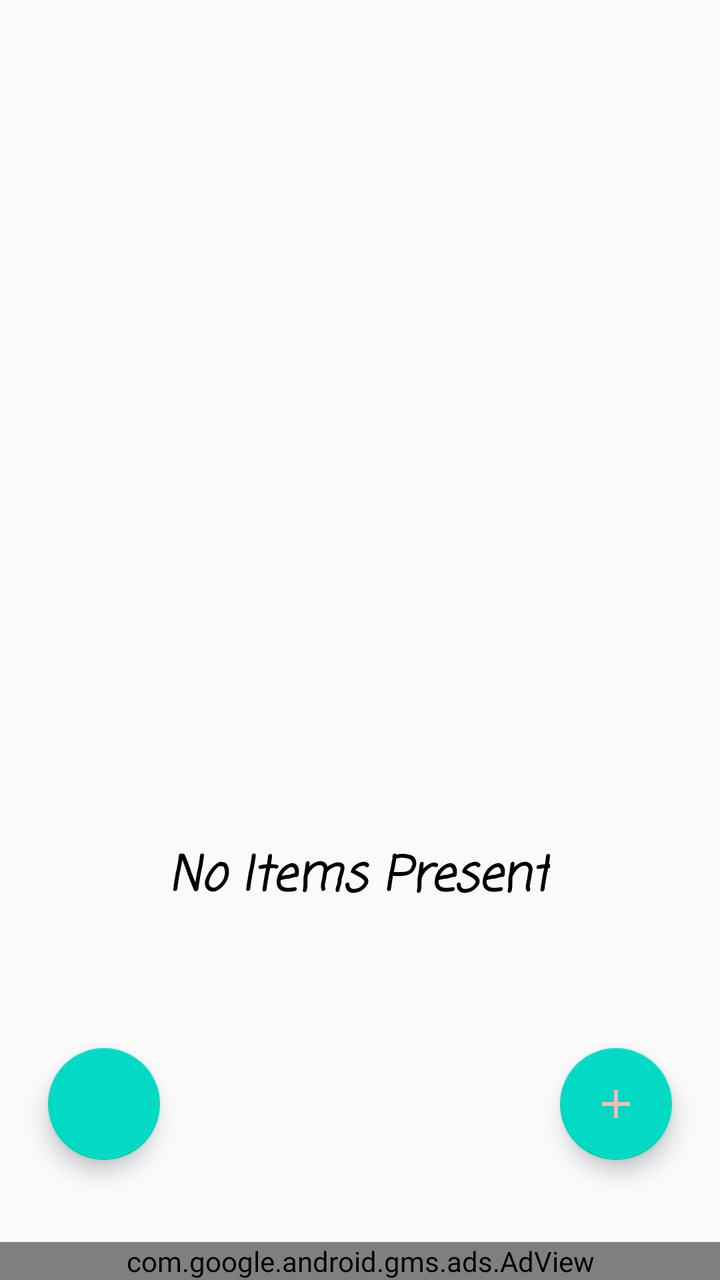
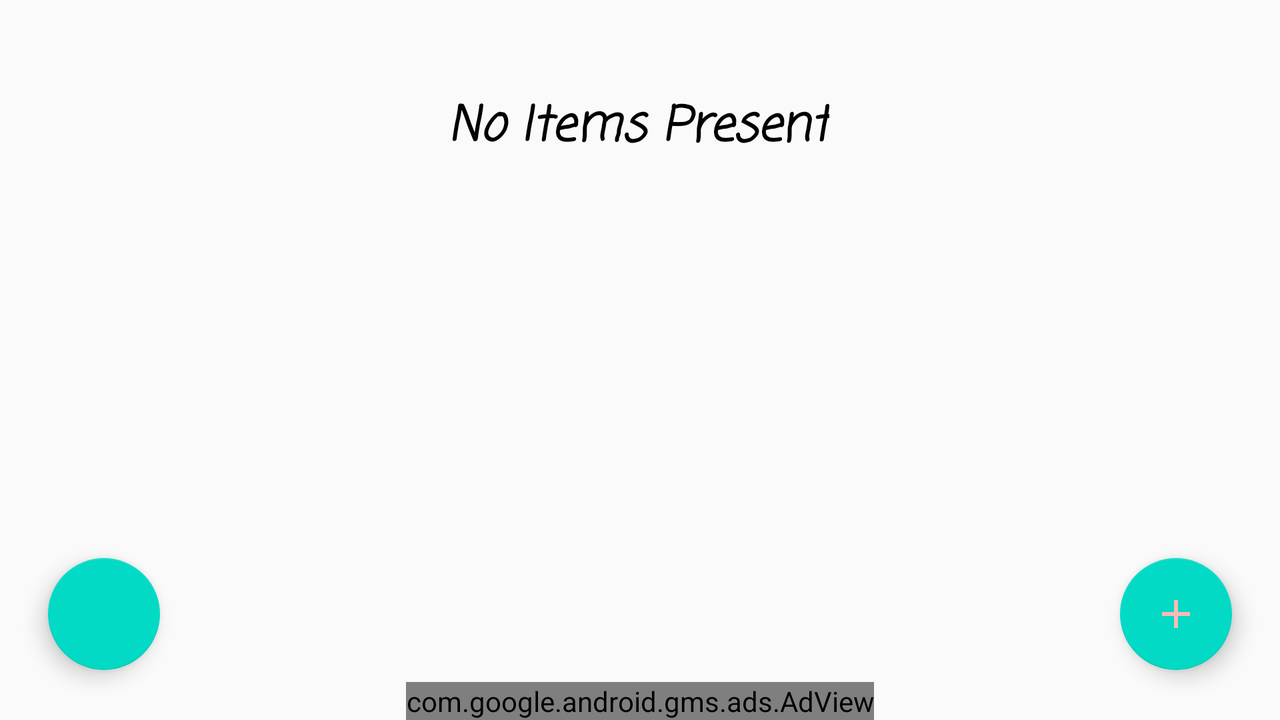

An Android layout and its configuration variant, each rendered on a device that would load it. The default file and the variant file are quoted in full after the pictures.
<!-- AndroidManifest.xml: application theme AppTheme -->
<!-- res/layout/fragment_main.xml -->
<?xml version="1.0" encoding="utf-8"?>
<androidx.constraintlayout.widget.ConstraintLayout xmlns:android="http://schemas.android.com/apk/res/android"
    xmlns:app="http://schemas.android.com/apk/res-auto"
    xmlns:tools="http://schemas.android.com/tools"
    android:id="@+id/frameLayoutMain"
    android:layout_width="match_parent"
    android:layout_height="match_parent"
    tools:context=".Main">

    <androidx.recyclerview.widget.RecyclerView
        android:id="@+id/rcMain"
        android:layout_width="match_parent"
        android:layout_height="0dp"
        android:backgroundTint="#FCF3CF"
        app:layout_constraintBottom_toTopOf="@+id/ad"
        app:layout_constraintEnd_toEndOf="parent"
        app:layout_constraintHorizontal_bias="0.0"
        app:layout_constraintStart_toStartOf="parent"
        app:layout_constraintTop_toTopOf="parent" />

    <com.google.android.material.floatingactionbutton.FloatingActionButton
        android:id="@+id/floatingActionButton"
        android:layout_width="wrap_content"
        android:layout_height="wrap_content"
        android:layout_marginEnd="24dp"
        android:layout_marginBottom="60dp"
        android:clickable="true"
        android:focusable="true"
        android:src="@drawable/ic_add_black_24dp"
        app:layout_constraintBottom_toBottomOf="parent"
        app:layout_constraintEnd_toEndOf="parent" />

    <ImageView
        android:id="@+id/imageViewEmpty"
        android:layout_width="180dp"
        android:layout_height="259dp"
        android:layout_marginBottom="8dp"
        android:src="@drawable/box"
        app:layout_constraintBottom_toBottomOf="parent"
        app:layout_constraintEnd_toEndOf="parent"
        app:layout_constraintHorizontal_bias="0.5"
        app:layout_constraintStart_toStartOf="parent"
        app:layout_constraintTop_toTopOf="parent"
        app:layout_constraintVertical_bias="0.321" />

    <TextView
        android:id="@+id/textViewEmpty"
        android:layout_width="wrap_content"
        android:layout_height="wrap_content"
        android:layout_marginTop="8dp"
        android:layout_marginBottom="120dp"
        android:fontFamily="casual"
        android:text="No Items Present"
        android:textColor="#000000"
        android:textSize="24sp"
        android:textStyle="bold|italic"
        app:layout_constraintBottom_toTopOf="@+id/ad"
        app:layout_constraintEnd_toEndOf="parent"
        app:layout_constraintHorizontal_bias="0.497"
        app:layout_constraintStart_toStartOf="parent"
        app:layout_constraintTop_toBottomOf="@+id/imageViewEmpty"
        app:layout_constraintVertical_bias="0.437" />

    <com.google.android.material.floatingactionbutton.FloatingActionButton
        android:id="@+id/floatingActionButtonTrans"
        android:layout_width="wrap_content"
        android:layout_height="wrap_content"
        android:layout_marginStart="24dp"
        android:layout_marginBottom="60dp"
        android:clickable="true"
        android:focusable="true"
        android:src="@drawable/ic_translate_black_24dp"
        app:layout_constraintBottom_toBottomOf="parent"
        app:layout_constraintStart_toStartOf="parent" />

    <com.google.android.gms.ads.AdView
        android:id="@+id/ad"
        android:layout_width="match_parent"
        android:layout_height="wrap_content"
        app:adSize="BANNER"
        app:adUnitId="@string/adID_banner"
        app:layout_constraintBottom_toBottomOf="parent"
        app:layout_constraintEnd_toEndOf="parent"
        app:layout_constraintStart_toStartOf="parent" />

</androidx.constraintlayout.widget.ConstraintLayout>
<!-- resources referenced by this layout -->
<resources>
  <!-- drawable ic_add_black_24dp (drawable-v24) -->
  <vector xmlns:android="http://schemas.android.com/apk/res/android"
          android:width="24dp"
          android:height="24dp"
          android:viewportWidth="24.0"
          android:viewportHeight="24.0">
      <path
          android:fillColor="@color/myTheme"
          android:pathData="M19,13h-6v6h-2v-6H5v-2h6V5h2v6h6v2z"/>
  </vector>
  <string name="adID_banner">ca-app-pub-7295932985152689/4926690448</string>
  <style name="AppTheme" parent="Theme.AppCompat.Light.NoActionBar">
          
          <item name="colorPrimary">@color/colorPrimary</item>
          <item name="colorPrimaryDark">@color/colorPrimaryDark</item>
          <item name="colorAccent">@color/colorAccent</item>
          <item name="windowActionModeOverlay">true</item>
          <item name="actionModeStyle">@style/ActionModeStyle</item>
          <item name="android:actionModeBackground">@color/actionMode_option_1</item>
          <item name="actionBarTheme">@style/ThemeOverlay.AppCompat.Dark.ActionBar</item>
      </style>
  <color name="myTheme">@color/pink_for_grey</color>
  <color name="colorPrimary">@color/primaryDark_org</color>
  <color name="colorPrimaryDark">@android:color/transparent</color>
  <color name="colorAccent">@color/org_colorAccent</color>
  <style name="ActionModeStyle" parent="@style/Widget.AppCompat.ActionMode">
          <item name="background">@color/actionMode_option_1</item>
          <item name="titleTextStyle">@style/ActionModeTitleTextStyle</item>
      </style>
  <color name="actionMode_option_1">#827397</color>
  <color name="pink_for_grey">#fab7b7</color>
  <color name="primaryDark_org">#3700B3</color>
  <color name="org_colorAccent">#03DAC5</color>
  <style name="ActionModeTitleTextStyle" parent="@style/TextAppearance.AppCompat.Widget.ActionMode.Title">
          <item name="android:textColor">@android:color/white</item>
      </style>
</resources>
<!-- res/layout-land/fragment_main.xml (the repository's variant of the layout above) -->
<!-- drawn on the phone turned sideways -->
<?xml version="1.0" encoding="utf-8"?>
<androidx.constraintlayout.widget.ConstraintLayout xmlns:android="http://schemas.android.com/apk/res/android"
    xmlns:app="http://schemas.android.com/apk/res-auto"
    xmlns:tools="http://schemas.android.com/tools"
    android:id="@+id/frameLayoutMain"
    android:layout_width="match_parent"
    android:layout_height="match_parent"
    tools:context=".Main">

    <androidx.recyclerview.widget.RecyclerView
        android:id="@+id/rcMain"
        android:layout_width="match_parent"
        android:layout_height="0dp"
        android:backgroundTint="#FCF3CF"
        app:layout_constraintBottom_toTopOf="@id/ad"
        app:layout_constraintEnd_toEndOf="parent"
        app:layout_constraintStart_toStartOf="parent"
        app:layout_constraintTop_toTopOf="parent" />

    <com.google.android.material.floatingactionbutton.FloatingActionButton
        android:id="@+id/floatingActionButton"
        android:layout_width="wrap_content"
        android:layout_height="wrap_content"
        android:layout_marginEnd="24dp"
        android:layout_marginBottom="25dp"
        android:clickable="true"
        android:src="@drawable/ic_add_black_24dp"
        app:layout_constraintBottom_toBottomOf="parent"
        app:layout_constraintEnd_toEndOf="parent"
        android:focusable="true" />

    <ImageView
        android:id="@+id/imageViewEmpty"
        android:layout_width="150dp"
        android:layout_height="189dp"
        android:layout_marginTop="16dp"
        android:src="@drawable/box"
        app:layout_constraintBottom_toBottomOf="parent"
        app:layout_constraintEnd_toEndOf="parent"
        app:layout_constraintHorizontal_bias="0.5"
        app:layout_constraintStart_toStartOf="parent"
        app:layout_constraintTop_toTopOf="parent" />

    <TextView
        android:id="@+id/textViewEmpty"
        android:layout_width="wrap_content"
        android:layout_height="wrap_content"
        android:layout_marginTop="50dp"
        android:layout_marginBottom="16dp"
        android:fontFamily="casual"
        android:text="No Items Present"
        android:textColor="#000000"
        android:textSize="24sp"
        android:textStyle="bold|italic"
        app:layout_constraintBottom_toTopOf="@+id/imageViewEmpty"
        app:layout_constraintEnd_toEndOf="parent"
        app:layout_constraintHorizontal_bias="0.498"
        app:layout_constraintStart_toStartOf="parent"
        app:layout_constraintTop_toTopOf="@+id/rcMain" />

    <com.google.android.material.floatingactionbutton.FloatingActionButton
        android:id="@+id/floatingActionButtonTrans"
        android:layout_width="wrap_content"
        android:layout_height="wrap_content"
        android:layout_marginStart="24dp"
        android:layout_marginBottom="25dp"
        android:clickable="true"
        android:src="@drawable/ic_translate_black_24dp"
        app:layout_constraintBottom_toBottomOf="parent"
        app:layout_constraintStart_toStartOf="parent"
        android:focusable="true" />

    <com.google.android.gms.ads.AdView
        android:id="@+id/ad"
        android:layout_width="wrap_content"
        android:layout_height="wrap_content"
        app:adSize="BANNER"
        app:adUnitId="@string/adID_banner"
        app:layout_constraintBottom_toBottomOf="parent"
        app:layout_constraintEnd_toEndOf="parent"
        app:layout_constraintStart_toStartOf="parent" />

</androidx.constraintlayout.widget.ConstraintLayout>
